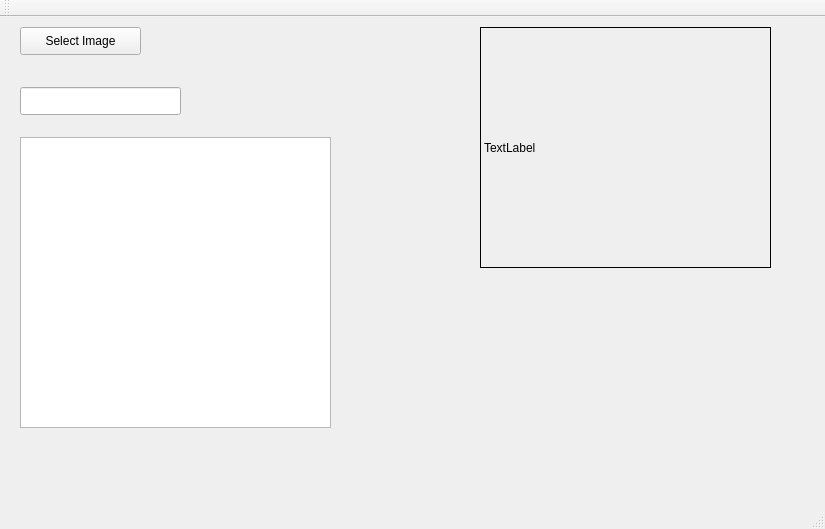
<?xml version="1.0" encoding="UTF-8"?>
<ui version="4.0">
 <class>MainWindow</class>
 <widget class="QMainWindow" name="MainWindow">
  <property name="geometry">
   <rect>
    <x>0</x>
    <y>0</y>
    <width>825</width>
    <height>529</height>
   </rect>
  </property>
  <property name="windowTitle">
   <string>MainWindow</string>
  </property>
  <widget class="QWidget" name="centralWidget">
   <widget class="QPushButton" name="pushButton">
    <property name="geometry">
     <rect>
      <x>20</x>
      <y>10</y>
      <width>121</width>
      <height>28</height>
     </rect>
    </property>
    <property name="text">
     <string>Select Image</string>
    </property>
   </widget>
   <widget class="QLabel" name="ImageViewer1">
    <property name="geometry">
     <rect>
      <x>480</x>
      <y>10</y>
      <width>291</width>
      <height>241</height>
     </rect>
    </property>
    <property name="frameShape">
     <enum>QFrame::Box</enum>
    </property>
    <property name="text">
     <string>TextLabel</string>
    </property>
   </widget>
   <widget class="QLineEdit" name="textEntry1">
    <property name="geometry">
     <rect>
      <x>20</x>
      <y>70</y>
      <width>161</width>
      <height>28</height>
     </rect>
    </property>
   </widget>
   <widget class="QListView" name="ItemList1">
    <property name="geometry">
     <rect>
      <x>20</x>
      <y>120</y>
      <width>311</width>
      <height>291</height>
     </rect>
    </property>
   </widget>
  </widget>
  <widget class="QMenuBar" name="menuBar">
   <property name="geometry">
    <rect>
     <x>0</x>
     <y>0</y>
     <width>825</width>
     <height>25</height>
    </rect>
   </property>
  </widget>
  <widget class="QToolBar" name="mainToolBar">
   <attribute name="toolBarArea">
    <enum>TopToolBarArea</enum>
   </attribute>
   <attribute name="toolBarBreak">
    <bool>false</bool>
   </attribute>
  </widget>
  <widget class="QStatusBar" name="statusBar"/>
 </widget>
 <layoutdefault spacing="6" margin="11"/>
 <resources/>
 <connections/>
</ui>
